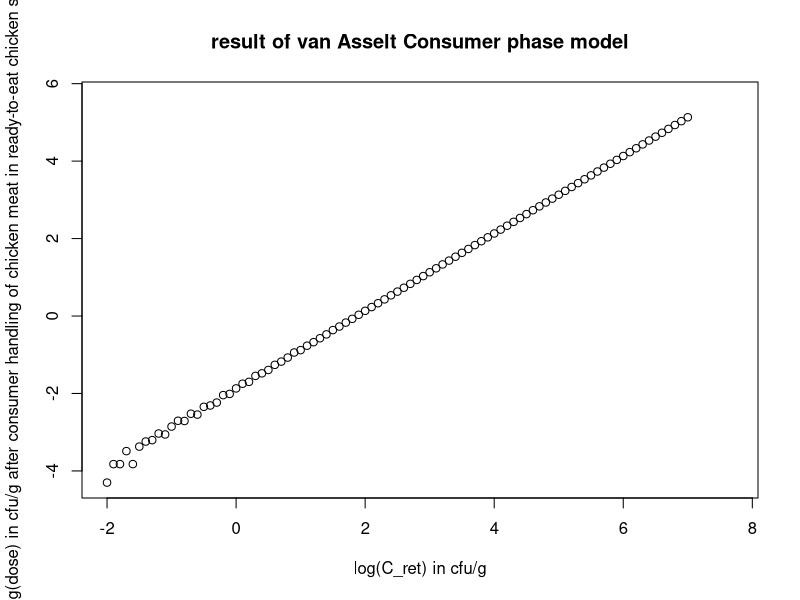
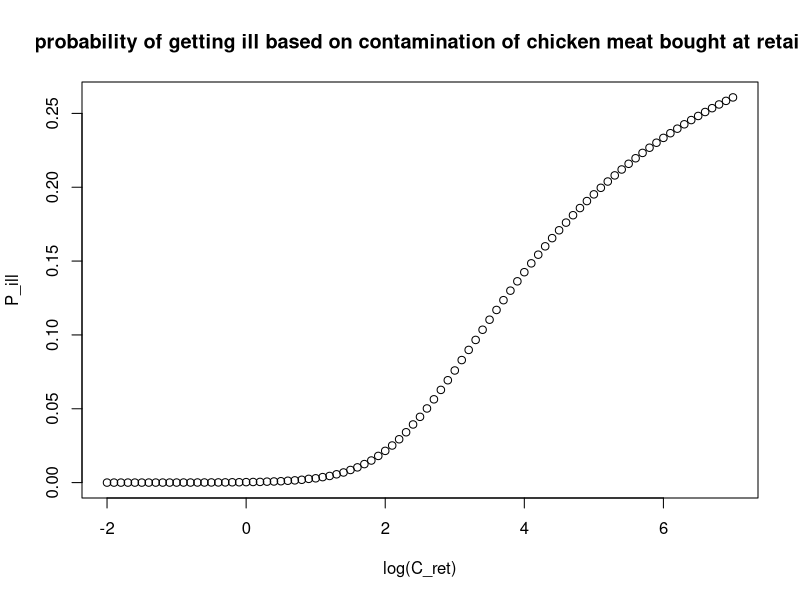

These charts were generated, in order, by the following R code:
# CPM
#################################
#parameters
#################################
niter <- 10000
Pprev <- 0.25
CretLogMin <- -2
CretLogMax <- 7
CretLogStep <- 0.1
meanPortion <- 189.0
stdPortion <- 126.9
upperPortion <- 1000.0

bFloose <- 0.1 #P5
bVdilute <- 250.0 #P7
aVdrip <- 0.5  #O6
aFloose <- 0.01 #O5
aVdilute <- 150.0 #O7
bVdrip <- 1.5 #P6
#############################


#################################
#model
#################################
# set.seed(1234)
#modConsumerPhaseFAOWHO <- function(niter, Pprev, CretLogMin, CretLogMax, CretLogStep, meanPortion, stdPortion, upperPortion, logPtr){
  
  #transform lognormal parameters for the portion size
  fvarWc <- function(x,a) (exp(x) - 1)*exp(2*log(meanPortion))-stdPortion^2
  sigmaWc <- round(sqrt(uniroot(fvarWc, lower = 0, upper = 1e3, tol = 1e-7)$root),3)
  muWc <- round(log(meanPortion) - ((sigmaWc)^2)/2,3)
  
  Cretlog <- seq(CretLogMin,CretLogMax,by=CretLogStep)
  Cret <- 10^Cretlog
  Wc <- array(NA, niter)
  Nportion <- matrix(NA, length(Cretlog),niter)
  Ptr <- array(NA, length(Cretlog))
  dose <- matrix(NA, length(Cretlog),niter)
  
  
  Wc <- apply(cbind(rlnorm(niter, muWc, sigmaWc), upperPortion*rep(1,niter)),1,min)
  
  Floose <- runif(niter, aFloose, bFloose) #N5
  Vdrip <- runif(niter, aVdrip, bVdrip) #N6
  Vdilute <- runif(niter, aVdilute, bVdilute) #N7

  
  for (j in 1:length(Cretlog)){
    Nportion[j,1:niter] <- ifelse(Cret[j]*Wc<1e3, rpois(niter, Cret[j]*Wc), round(rnorm(niter, Cret[j]*Wc, sqrt(Cret[j]*Wc)),0))
    lambda <- rbinom(niter, size=Nportion[j,1:niter], prob=Floose*Vdrip/Vdilute)
    dose[j,1:niter] <- rpois(niter, lambda)
    #dose[j,1:niter] <- ifelse(Nportion[j,1:niter]==0, 0, rbinom(niter, size=Nportion[j,1:niter], prob=Ptr))
  }
  
  dosemean <- rowMeans(dose)*Pprev
  PrevExp <- Pprev*(sum(dose>0)/niter)
#  return(list(Cretlog=Cretlog, dosemean=dosemean, dose=dose, PrevExp = PrevExp)) 
#}

#runConsumerPhaseFAOWHO <- modConsumerPhaseFAOWHO(niter, Pprev, CretLogMin, CretLogMax, CretLogStep, meanPortion, stdPortion, upperPortion, logPtr)

#Cretlog <- runConsumerPhaseFAOWHO$Cretlog
#dose <- runConsumerPhaseFAOWHO$dose
#dosemean <- runConsumerPhaseFAOWHO$dosemean
#PrevExp <- runConsumerPhaseFAOWHO$PrevExp
#############################




#################################
#visualisation
#################################
xmin = min(Cretlog)
xmax = max(Cretlog)*1.1
ymin = min(log10(dosemean))
ymax = max(log10(dosemean))*1.1
plot(Cretlog, log10(dosemean), xlab = "log(C_ret) in cfu/g", ylab = "log(dose) in cfu/g after consumer handling of chicken meat in ready-to-eat chicken salad", main = "result of van Asselt Consumer phase model",xlim=c(xmin,xmax),ylim=c(ymin,ymax))




#################################
#################################
#################################




#################################
#DRM
#################################
#parameters
#################################
# dose <- matrix(1,3,4)
 Pprev <- 0.25
  condPillinf <- 0.33
  betaGamma <- 7.59
  alphaGamma <- 0.145
  
  #################################  
  #model
  #################################
  modDoseResponseClassical <- function(dose, Pprev, condPillinf, alphaGamma, betaGamma){
    
    nrOfCrets <- dim(dose)[1]
    nrOfDoses <- dim(dose)[2]
    
    Pill <- matrix(NA, nrOfCrets, nrOfDoses)
    
    for (i in 1:nrOfDoses) Pill[1:nrOfCrets,i] <- condPillinf*round((1 - exp(lgamma(alphaGamma+betaGamma)+lgamma(betaGamma+dose[1:nrOfCrets,i])-lgamma(betaGamma)-lgamma(alphaGamma+betaGamma+dose[1:nrOfCrets,i]))),4)
    
    Pillmean <- rowMeans(Pill)
    Qill <- Pillmean*Pprev
    PrevExp <- Pprev*(sum(dose>0)/niter)
    
    return(list(Pill=Pill, Pillmean=Pillmean, Qill=Qill, PrevExp=PrevExp))
    #return(list(Qill=Qill, PrevExp=PrevExp))
  }
  
  runDoseResponseClassical <- modDoseResponseClassical(dose, Pprev, condPillinf, alphaGamma, betaGamma)
  
  
  Pillmean <-runDoseResponseClassical$Pillmean
  Pill <-runDoseResponseClassical$Pill
  PrevExp <- runDoseResponseClassical$PrevExp
  #################################
  
  
  #################################
  #visualisation
  #################################
plot(Cretlog, Pillmean, xlab = "log(C_ret)", ylab = "P_ill", main = "probability of getting ill based on contamination of chicken meat bought at retail")
  #################################
